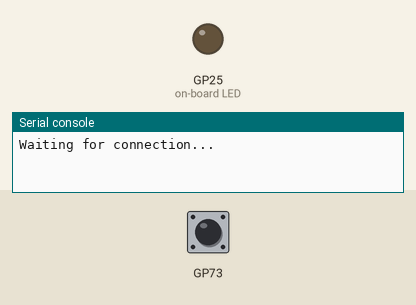
Recording of a program running on a simulated Raspberry Pi Pico running MicroPython. Parts: output pins drawn as LEDs (lit = HIGH), the last lines printed to the serial console. WiFi joins after 1.5 s.

Above: at 1.1 s.
At 2.1 s:
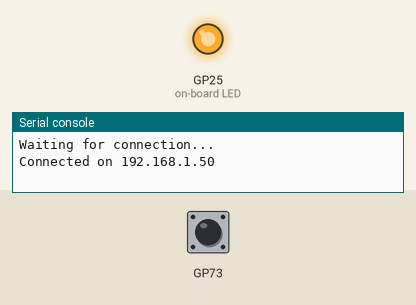
Timing chart, 0 to 3.6 s (numbered marks = the images above):
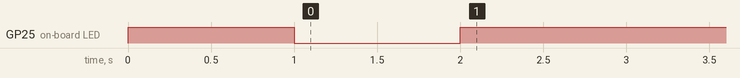

The program:

web_server.py
```python
import network
import socket
from time import sleep
from picozero import pico_temp_sensor, pico_led
import machine
import rp2
import sys

ssid = 'WhiteSky-Maplewood'
password = 'jqy39qh6'

def connect():
    #Connect to WLAN
    wlan = network.WLAN(network.STA_IF)
    wlan.active(True)
    wlan.connect(ssid, password)
    while wlan.isconnected() == False:
        if rp2.bootsel_button() == 1:
            sys.exit()
        print('Waiting for connection...')
        pico_led.on()
        sleep(1)
        pico_led.off()
        sleep(1)
    ip = wlan.ifconfig()[0]
    print(f'Connected on {ip}')
    pico_led.on()
    return ip

def open_socket(ip):
    # Open a socket
    address = (ip, 80)
    connection = socket.socket()
    connection.setsockopt(socket.SOL_SOCKET, socket.SO_REUSEADDR, 1)  # Allow reuse of the address
    connection.bind(address)
    connection.listen(1)
    return connection

def webpage(temperature, state):
    #Template HTML
    html = f"""
            <!DOCTYPE html>
            <html>
            <body>
            <form action="./lighton">
            <input type="submit" value="Light on" />
            </form>
            <form action="./lightoff">
            <input type="submit" value="Light off" />
            </form>
            <form action="./close">
            <input type="submit" value="Stop server" />
            </form>
            <p>LED is {state}</p>
            <p>Temperature is {temperature}</p>
            </body>
            </html>
            """
    return str(html)

def serve(connection):
    #Start a web server
    state = 'OFF'
    pico_led.on()
    temperature = 0
    while True:
        client = connection.accept()[0]
        request = client.recv(1024)
        request = str(request)
        try:
            request = request.split()[1]
        except IndexError:
            pass
        if request == '/lighton?':
            pico_led.on()
            state = 'ON'
        elif request =='/lightoff?':
            pico_led.off()
            state = 'OFF'
        elif request == '/close?':
            pico_led.off()
            sys.exit()
        html = webpage(temperature, state)
        client.send(html)
        client.close()

ip = connect()
connection = open_socket(ip)
serve(connection)
```
